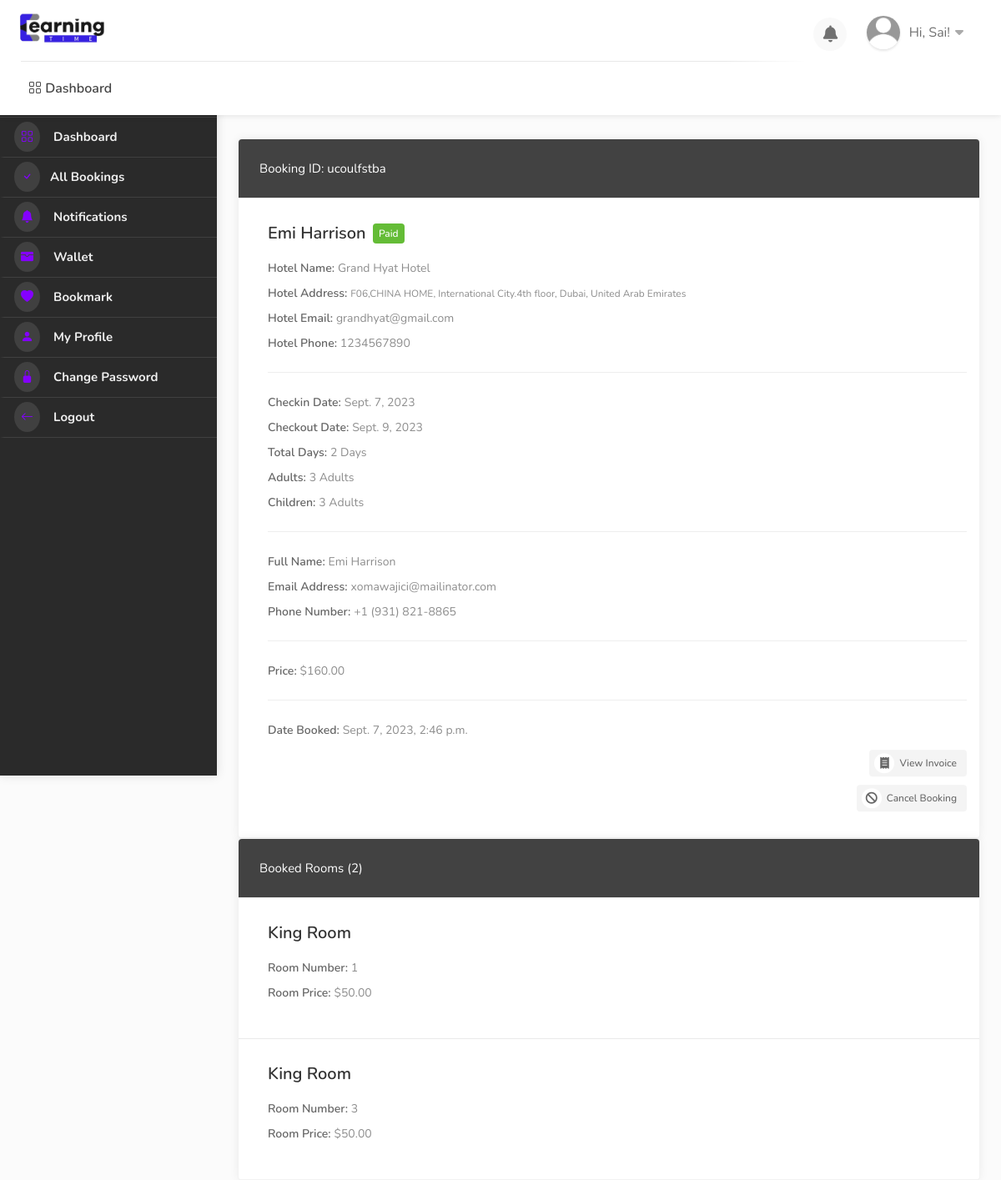
The page /hotel/dashboard/booking-detail/ucoulfstba/ (signed in) on the database as committed earlier.
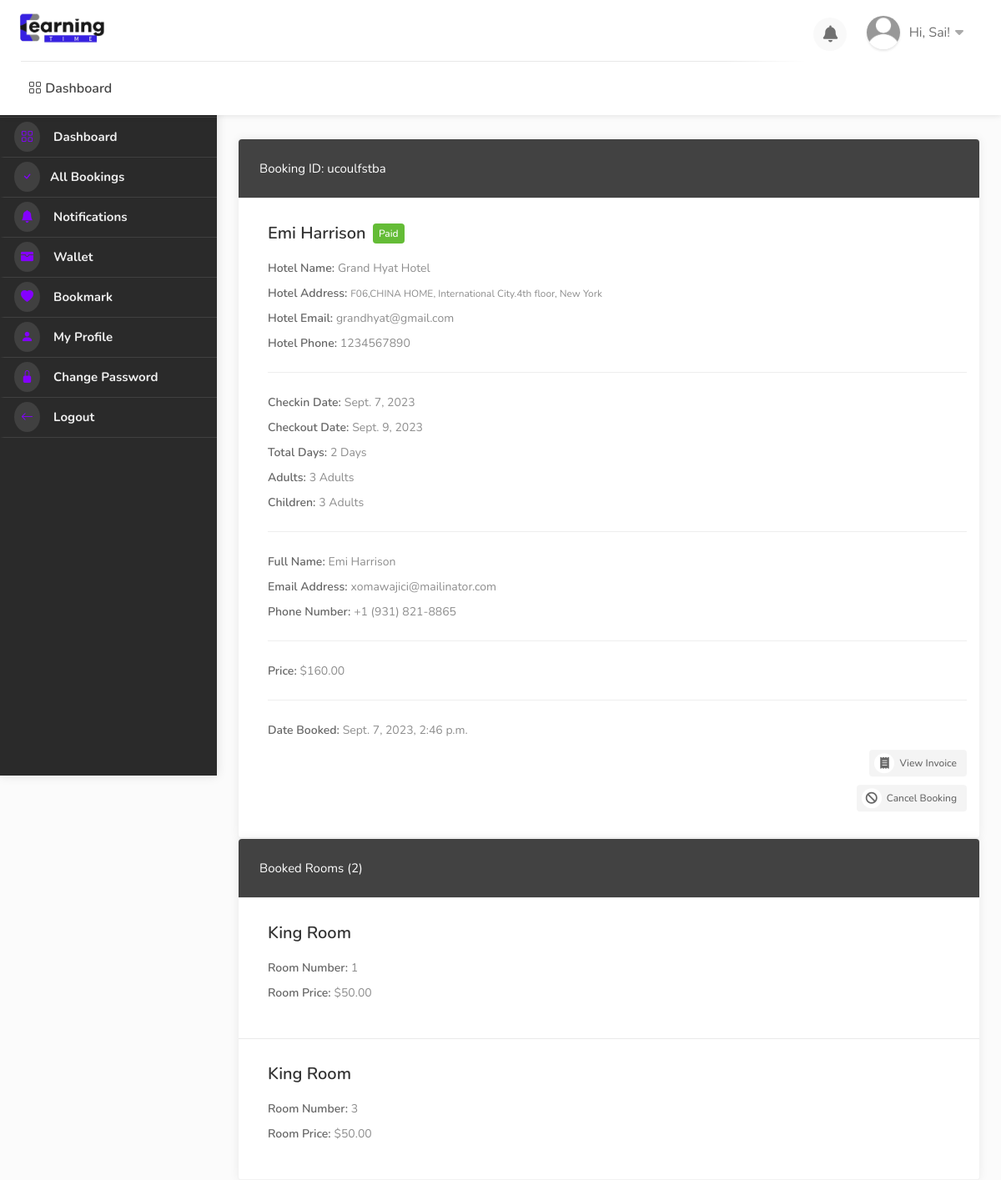
The same page on the database as committed later.
### hotel/models.py (models this page shows, shortened)
class Booking(models.Model):
    user = models.ForeignKey(User, on_delete=models.SET_NULL, null=True, blank=True)
    payment_status = models.CharField(max_length=100, choices=PAYMENT_STATUS, default="initiated")
    full_name = models.CharField(max_length=1000, null=True, blank=True)
    email = models.EmailField(null=True, blank=True)
    phone = models.CharField(max_length=1000, null=True, blank=True)
    hotel = models.ForeignKey(Hotel, on_delete=models.SET_NULL, null=True)
    room_type = models.ForeignKey(RoomType, on_delete=models.SET_NULL, null=True)
    room = models.ManyToManyField(Room)
    before_discount = models.DecimalField(max_digits=12, decimal_places=2, default=0.00)
    total = models.DecimalField(max_digits=12, decimal_places=2, default=0.00)
    saved = models.DecimalField(max_digits=12, decimal_places=2, default=0.00)
    check_in_date = models.DateField()
    check_out_date = models.DateField()
    total_days = models.PositiveIntegerField(default=0)
    num_adults = models.PositiveIntegerField(default=1)
    num_children = models.PositiveIntegerField(default=0)
    checked_in = models.BooleanField(default=False)
    checked_out = models.BooleanField(default=False)
    is_active = models.BooleanField(default=True)
    checked_in_tracker = models.BooleanField(default=False, help_text="DO NOT CHECK THIS BOX")
    checked_out_tracker = models.BooleanField(default=False, help_text="DO NOT CHECK THIS BOX")
    date = models.DateTimeField(auto_now_add=True, null=True, blank=True)
    coupons = models.ManyToManyField("hotel.Coupon", blank=True)
    stripe_payment_intent = models.CharField(max_length=200,null=True, blank=True)
    success_id = ShortUUIDField(length=300, max_length=505, alphabet="abcdefghijklmnopqrstuvxyz1234567890")
    booking_id = ShortUUIDField(unique=True, length=10, max_length=20, alphabet="abcdefghijklmnopqrstuvxyz")

class Hotel(models.Model):
    user = models.ForeignKey(User, on_delete=models.CASCADE)
    name = models.CharField(max_length=100)
    description = CKEditor5Field(config_name='extends', null=True, blank=True)
    image = models.FileField(upload_to="hotel_gallery")
    address = models.CharField(max_length=200)
    mobile = models.CharField(max_length=20)
    email = models.CharField(max_length=20)
    status = models.CharField(choices=HOTEL_STATUS, max_length=10, default="published", null=True, blank=True)
    country = models.CharField(max_length=50, null=True, blank=True)
    tags = TaggableManager(blank=True)
    views = models.PositiveIntegerField(default=0)
    featured = models.BooleanField(default=False)
    hid = ShortUUIDField(unique=True, length=10, max_length=20, alphabet="abcdefghijklmnopqrstuvxyz")
    slug = models.SlugField(null=True, blank=True)
    date = models.DateTimeField(auto_now_add=True)
    def hotel_gallery(self):
        return HotelGallery.objects.filter(hotel=self)

### user_dashboard/views.py (the view)
# urls.py: path("booking-detail/<booking_id>/", views.booking_detail, name="booking_detail"),
@login_required
def booking_detail(request, booking_id):
    booking = Booking.objects.get(booking_id=booking_id)
    context = {
        "booking":booking,
    }
    return render(request, "user_dashboard/booking_detail.html", context)

### hotel/context_processor.py (called while the page is built)
def default(request):
    if 'selection_data_obj' in request.session:
        total_selected_items = len(request.session['selection_data_obj'])
    else:
        total_selected_items = 0
    try:
        noti = Notification.objects.filter(user=request.user, seen=False)
    except:
        noti = None
    return {
        "total_selected_items": total_selected_items,
        "noti": noti,
    }

### templates/user_dashboard/booking_detail.html (shortened to what the changed rows need)
{% extends 'partials/dashboard_base.html' %}
{% load static %}
{% block content %}
    <div id="dashboard">
        <div class="utf_dashboard_content">
            <div class="row">
                <div class="col-lg-6 col-md-12">
                  <div class="utf_dashboard_list_box margin-top-0">
                    <h4>Booking ID: {{ booking.booking_id }}</h4>
                    <ul>
                      <li class="utf_approved_booking_listing">
                        <div class="utf_list_box_listing_item bookings">
                          <div class="utf_list_box_listing_item_content">
                            <div class="inner">
                              <h3>{{booking.full_name|title}} <span class="utf_booking_listing_status">{{booking.payment_status|title}}</span></h3>
                              <div class="utf_inner_booking_listing_list">
                                <h5>Hotel Name:</h5>
                                <ul class="utf_booking_listing_list">
                                  <li>{{booking.hotel.name}}</li>
                                </ul>
                              </div>
                              <div class="utf_inner_booking_listing_list">
                                <h5>Hotel Address:</h5>
                                <ul class="utf_booking_listing_list">
                                  <li><small>{{booking.hotel.address}}</small></li>
                                </ul>
                              </div>
                              <div class="utf_inner_booking_listing_list">
                                <h5>Hotel Email:</h5>
                                <ul class="utf_booking_listing_list">
                                  <li>{{booking.hotel.email}}</li>
                                </ul>
                              </div>
                              <div class="utf_inner_booking_listing_list">
                                <h5>Hotel Phone:</h5>
                                <ul class="utf_booking_listing_list">
                                  <li>{{booking.hotel.mobile}}</li>
                                </ul>
                              </div>
                              <hr>
                              <div class="utf_inner_booking_listing_list">
                                <h5>Checkin Date:</h5>
                                <ul class="utf_booking_listing_list">
                                  <li class="highlighted">{{booking.check_in_date}}</li>
                                </ul>
                              </div>
                              <div class="utf_inner_booking_listing_list">
                                <h5>Checkout Date:</h5>
                                <ul class="utf_booking_listing_list">
                                  <li class="highlighted">{{booking.check_out_date}}</li>
                                </ul>
                              </div>
                              <div class="utf_inner_booking_listing_list">
                                <h5>Total Days:</h5>
                                <ul class="utf_booking_listing_list">
                                  <li class="highlighted">{{ booking.total_days }} Days</li>
                                </ul>
                              </div>
                              <div class="utf_inner_booking_listing_list">
                                <h5>Adults:</h5>
                                <ul class="utf_booking_listing_list">
                                  <li class="highlighted">{{ booking.num_adults }} Adults</li>
                                </ul>
                              </div>
                              <div class="utf_inner_booking_listing_list">
                                <h5>Children:</h5>
                                <ul class="utf_booking_listing_list">
                                  <li class="highlighted">{{ booking.num_children }} Adults</li>
                                </ul>
                              </div>
                              <hr>
                              <div class="utf_inner_booking_listing_list">
                                <h5>Full Name:</h5>
                                <ul class="utf_booking_listing_list">
                                  <li class="highlighted">{{booking.full_name|title}}</li>
                                </ul>
                              </div>
                              <div class="utf_inner_booking_listing_list">
                                <h5>Email Address:</h5>
                                <ul class="utf_booking_listing_list">
                                  <li class="highlighted">{{booking.email}}</li>
                                </ul>
                              </div>
                              <div class="utf_inner_booking_listing_list">
                                <h5>Phone Number:</h5>
                                <ul class="utf_booking_listing_list">
                                  <li class="highlighted">{{booking.phone}}</li>
                                </ul>
                              </div>
                              <hr>
                              <div class="utf_inner_booking_listing_list">
                                <h5>Price:</h5>
                                <ul class="utf_booking_listing_list">
                                  <li class="highlighted">${{booking.total|floatformat:2}}</li>
                                </ul>
                              </div>
                              <hr>
                              <div class="utf_inner_booking_listing_list">
                                <h5>Date Booked:</h5>
                                <ul class="utf_booking_listing_list">
                                  <li class="highlighted">{{booking.date}}</li>
                                </ul>
                              </div>
                            </div>
                          </div>
                        </div>
                      </li>
                    </ul>
                  </div>
                </div>
                <div class="col-lg-6 col-md-12">
                    <div class="utf_dashboard_list_box margin-top-0">
                      <h4>Booked Rooms ({{ booking.room.all.count }})</h4>
                      <ul>
                        {% for r in booking.room.all %}
                        <li class="utf_approved_booking_listing">
                        </li>
                        {% endfor %}
                      </ul>
                    </div>
                  </div>
              </div>
        </div>
    </div>
{% endblock content %}

Rows that differ between the two databases and show on the page:
changed through a linked row, Booking "Emi Harrison": hotel.address "F06,CHINA HOME, International City.4th floor, Dubai, United Arab Emirates" → "F06,CHINA HOME, International City.4th floor, New York"
